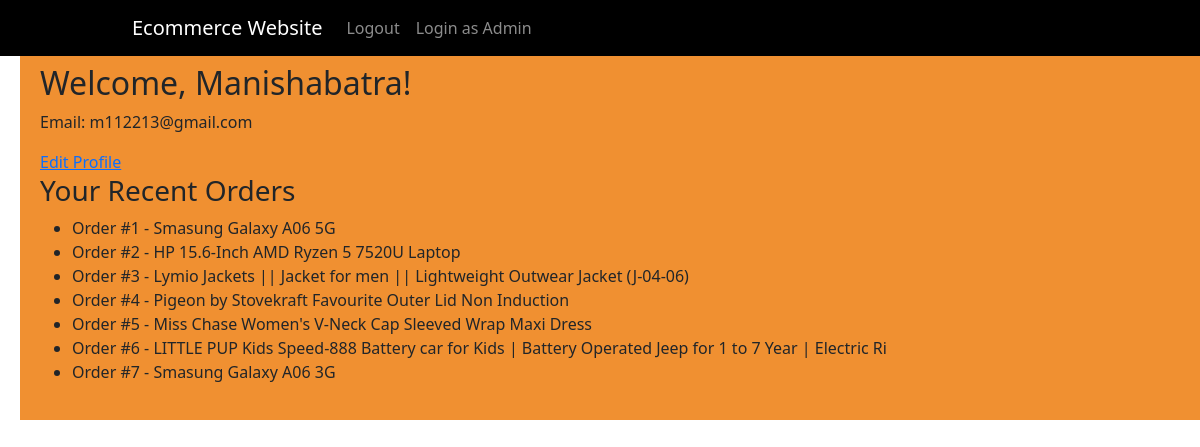
The page /user/user-dashboard/ (signed in) on the database its author committed.
### products/models.py (models this page shows, shortened)
class Product(models.Model):
	subcategory=models.ForeignKey(SubCategory,on_delete=models.CASCADE)
	name=models.CharField(max_length=100)
	sku=models.CharField(max_length=50,unique=True)
	price=models.DecimalField(max_digits=10,decimal_places=2)
	stock=models.PositiveIntegerField()
	description=models.TextField(blank=True)
	image=models.ImageField(upload_to='porducts/',blank=True,null=True)

### user/views.py (the view)
# urls.py: path('user-dashboard/',user_views.user_dashboard,name='user-dashboard'),
@login_required
def user_dashboard(request):
    products = Product.objects.all()
    return render(request,'user/user_dashboard.html',{'products':products})

### user/templates/user/user_dashboard.html
{% extends "admin_panel/Base.html" %}
{% load static %}
{% block content %}
<<h2>Welcome, {{ user.username }}!</h2>
<p>Email: {{ user.email }}</p>
<a href="{% url 'profile' %}">Edit Profile</a>
<h3>Your Recent Orders</h3>
<ul>
  {% for product in products %}
    <li>Order #{{ product.id }} - {{ product.name }}</li>
  {% empty %}
    <li>No recent orders</li>
  {% endfor %}
</ul>
{% endblock %}

### admin_panel/static/css/style.css (style rules this page uses)
html,body { background-color: #fff; justify-content: center; align-items: center; overflow-x: auto; }

### rows shown on the page
Product: id "1", name "Smasung Galaxy A06 5G"
Product: id "2", name "HP 15.6-Inch AMD Ryzen 5 7520U Laptop"
Product: id "3", name "Lymio Jackets || Jacket for men || Lightweight Outwear Jacket (J-04-06)"
Product: id "4", name "Pigeon by Stovekraft Favourite Outer Lid Non Induction"
Product: id "5", name "Miss Chase Women's V-Neck Cap Sleeved Wrap Maxi Dress"
Product: id "6", name "LITTLE PUP Kids Speed-888 Battery car for Kids | Battery Operated Jeep for 1 to 7 Year | Electric Ri"
Product: id "7", name "Smasung Galaxy A06 3G"

### other values the page prints
{{ user.username }} "Manishabatra"
{{ user.email }} "m112213@gmail.com"
